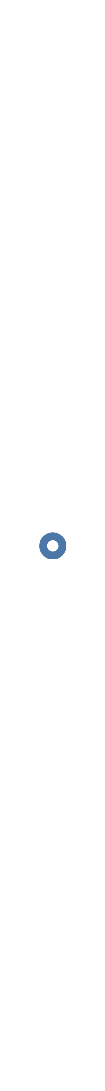

Notebook cell for this chart:
### Markdown cell above
Let's add a mark_point() to our plot:

### Code cell
plot = alt.Chart(data).mark_point()

plot

### Figure 1 — Vega-Lite specification as saved in the notebook (floating-point values rounded to 4 significant figures)
{"height": 300, "config": {"style": {"circle": {"size": 400}, "point": {"size": 30}, "square": {"size": 400}}, "legend": {"symbolSize": 20, "titleFontSize": 20, "labelFontSize": 20}, "axis": {"titleFontSize": 20, "labelFontSize": 20}}, "data": {"name": "data-e1f27bdda7bfd6fed066714f7c229752"}, "mark": "point", "$schema": "https://vega.github.io/schema/vega-lite/v4.0.2.json", "datasets": {"data-e1f27bdda7bfd6fed066714f7c229752": [{"Letters": "C", "Numbers": 2}, {"Letters": "C", "Numbers": 7}, {"Letters": "C", "Numbers": 4}, {"Letters": "D", "Numbers": 1}, {"Letters": "D", "Numbers": 2}, {"Letters": "D", "Numbers": 6}, {"Letters": "E", "Numbers": 8}, {"Letters": "E", "Numbers": 4}, {"Letters": "E", "Numbers": 7}]}}
